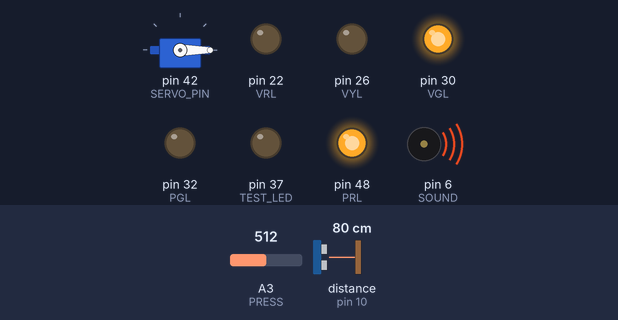
Simulated run of this sketch. Board: Arduino Mega 2560, built with avr-gcc and run on an emulated ATmega2560. Shown: servo, output pins drawn as LEDs (lit = HIGH), buzzer (waves = sounding). Wiring (inferred from the names in the program): ultrasonic range finder: trigger pin 9; echo pin 10. The inputs (shaded band) are chosen by the test bench; at power-on: distance to the obstacle (sensor on pin 10) 80 cm, A3 (PRESS) = 512. The echo pulse lasts 58.3 µs per cm; pins used as bus, display or sensor lines are not drawn; what the sketch prints to the serial monitor is not drawn.

Above: at 1.2 s.
1.3 s: distance to the obstacle (sensor on pin 10) set to 14 cm
4.3 s: distance to the obstacle (sensor on pin 10) set to 11 cm
At 7.0 s:
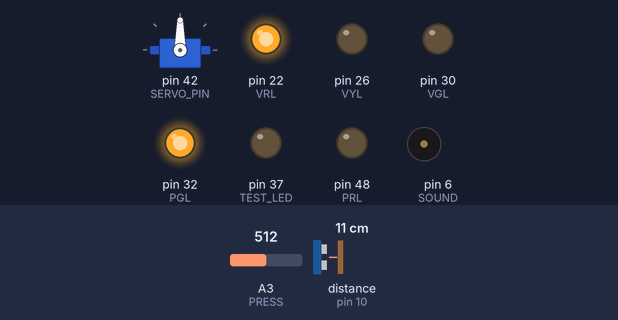
7.3 s: A3 (PRESS) set to 910
10.3 s: A3 (PRESS) set to 933
At 10.8 s:
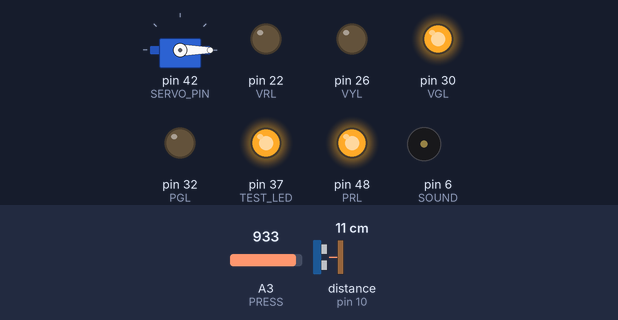
11.8 s: A3 (PRESS) set to 900
At 13.0 s:
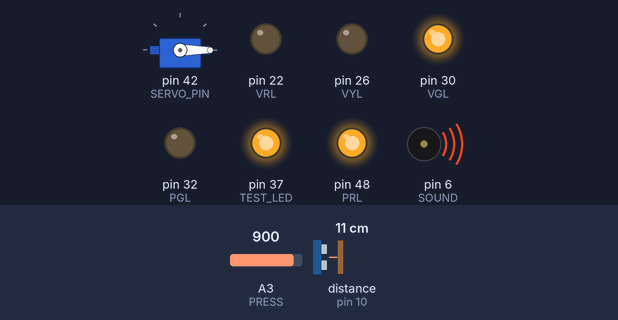
13.3 s: A3 (PRESS) set to 1023
At 18.7 s:
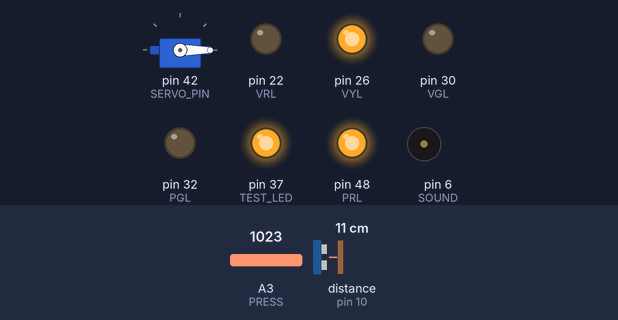
Timing chart, 0 to 19.6 s (numbered marks = the images above; inputs shaded):
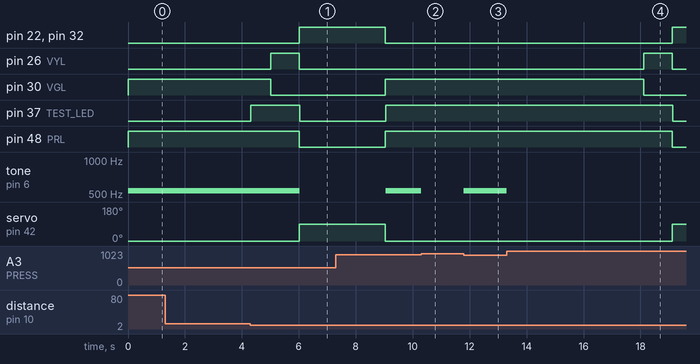

The sketch:

final.ino
```cpp
#include <Servo.h>

#define VRL 22
#define VYL 26
#define VGL 30
#define PRL 48
#define PGL 32
#define TEST_LED 37
#define SOUND 6
#define SERVO_PIN 42
// 초음파 거리 센서
#define TRIG 9
#define ECHO 10
// 압력 센서
#define PRESS A3

Servo servo;

void setup() {
  pinMode(VRL, OUTPUT);
  pinMode(VYL, OUTPUT);
  pinMode(VGL, OUTPUT);
  pinMode(PRL, OUTPUT);
  pinMode(PGL, OUTPUT);
  pinMode(TEST_LED, OUTPUT);
  pinMode(SOUND, OUTPUT);
  pinMode(SERVO_PIN, OUTPUT);
  servo.attach(SERVO_PIN);
  // 초음파 거리 센서
  pinMode(TRIG, OUTPUT);
  pinMode(ECHO, INPUT);
  // 압력 센서
  pinMode(PRESS, INPUT);
  Serial.begin(9600);
  // 0 : GREEN
  // 1 : YELLOW
  // 2 : RED
}

// 초음파 거리 센서 입력 함수
long ulSenIn();
// 압력센서 입력 함수
int presSenIn();
void keep_VGL_on();
void VTimeTaken(unsigned long VTT, long* p_dis, int ISO, int isGOn);
void OnOthers(unsigned long VTT[3], int*ISO);
void turnSound(int ISO, unsigned long VTT, int isGOn);

void loop() {
  unsigned long VTT[3] = {5000, 1000, 3000};
  static int VCount = 0;
  int ISO;
  static long distance;
  long* p_dis = &distance;

  keep_VGL_on();
  servo.write(0);
  ISO = 0;
  VTimeTaken(VTT[VCount], p_dis, ISO, 0);

  if (VCount == 2)
    {
      VCount = 0;
    }
  else
    {
      VCount++;
    }
  Serial.print(distance);
  Serial.println("cm(main)");
  if (VCount == 1 && distance < 11)
   {
     digitalWrite(TEST_LED, LOW);
     OnOthers(VTT, &ISO);
   }
}

void VTimeTaken(unsigned long VTT, long* p_dis, int ISO, int isGOn)
{
  unsigned long cur_time = 0, old_time = 0;
  unsigned long time_taken = 0;

  while(time_taken < VTT)
  {
    old_time = millis();
    *p_dis = ulSenIn();
    Serial.print(*p_dis);
    Serial.println("cm");
    //delay(10);

    if (*p_dis > 11 || isGOn == 1)
    {
      digitalWrite(TEST_LED, LOW);
    }
    else
    {
      digitalWrite(TEST_LED, HIGH);
    }
    turnSound(ISO, VTT, isGOn);
    cur_time = millis();
    time_taken += cur_time - old_time;
  }
}

void OnOthers(unsigned long VTT[3], int*ISO)
{
  long temp = 0;
  digitalWrite(VYL, HIGH);
  digitalWrite(VGL, LOW);
  VTimeTaken(VTT[1], &temp, *ISO, 0);
  *ISO = 1;
  servo.write(90);
  digitalWrite(VYL, LOW);
  digitalWrite(VRL, HIGH);
  digitalWrite(PRL, LOW);
  digitalWrite(PGL, HIGH);
  VTimeTaken(VTT[2], &temp, *ISO, 1);
}

void turnSound(int ISO, unsigned long VTT, int isGOn)
{
  int presValue;
  presValue = presSenIn();

  if (presValue < 100 || isGOn == 1)
  {
    noTone(SOUND);
  }
  else
  {
    tone(SOUND, 532);
  }
}

// 초음파 거리 센서 입력 함수
long ulSenIn()
{
  long duration, distance;

  digitalWrite(TRIG, LOW);
  delayMicroseconds(2);
  digitalWrite(TRIG, HIGH);
  delayMicroseconds(10);
  digitalWrite(TRIG, LOW);

  duration = pulseIn(ECHO, HIGH);
  distance = duration * 0.034 / 2;

  return distance;
}

// 압력서 입력 함수
int presSenIn()
{
  int value = analogRead(PRESS);
  value = 1023 - value;
  //value = map(value, 0, 1000, 0, 255);

  return value;
}

void keep_VGL_on()
{
  digitalWrite(PRL, HIGH);
  digitalWrite(VGL, HIGH);
  digitalWrite(PGL, LOW);
  digitalWrite(VYL, LOW);
  digitalWrite(VRL, LOW);
}
```

Measured:
- the behaviour switches between 13 and 12 cm on distance to the obstacle (sensor on pin 10) (found by bisection; images 0 and 1)
- the behaviour switches between 923 and 924 on A3 (PRESS) (found by bisection; images 1 and 2)
- after the input at 4.3 s, pin 22 (VRL), pin 32 (PGL): LOW → HIGH after 1.7 s; pin 26 (VYL): LOW → HIGH after 0.72 s, → LOW 1.0 s later; pin 30 (VGL): HIGH → LOW after 0.72 s; pin 37 (TEST_LED): LOW → HIGH at once, → LOW 1.7 s later; pin 48 (PRL): HIGH → LOW after 1.7 s
- after the input at 10.3 s, tone on pin 6 (SOUND): 532 Hz → silent at once
- after the input at 11.8 s, tone on pin 6 (SOUND): silent → 532 Hz at once
- after the input at 13.3 s, tone on pin 6 (SOUND): 532 Hz → silent after 0.00 s instead of 5.8 s
